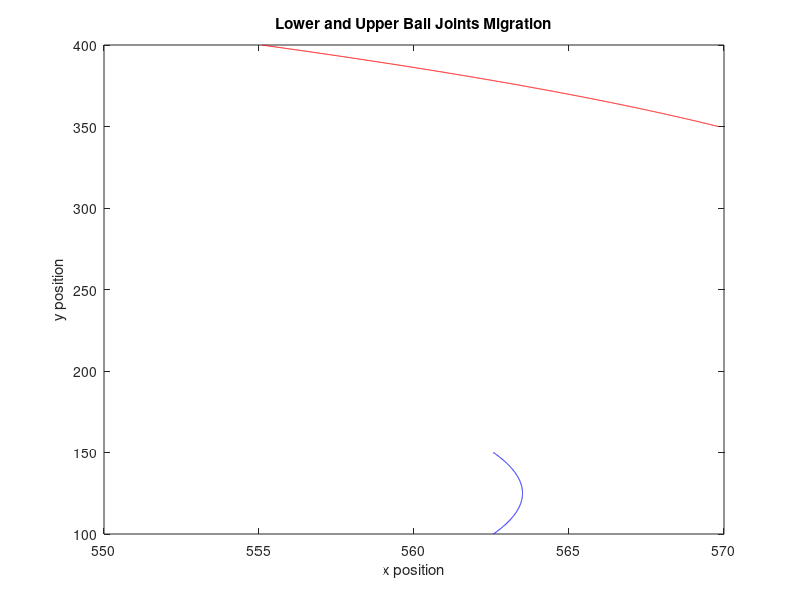
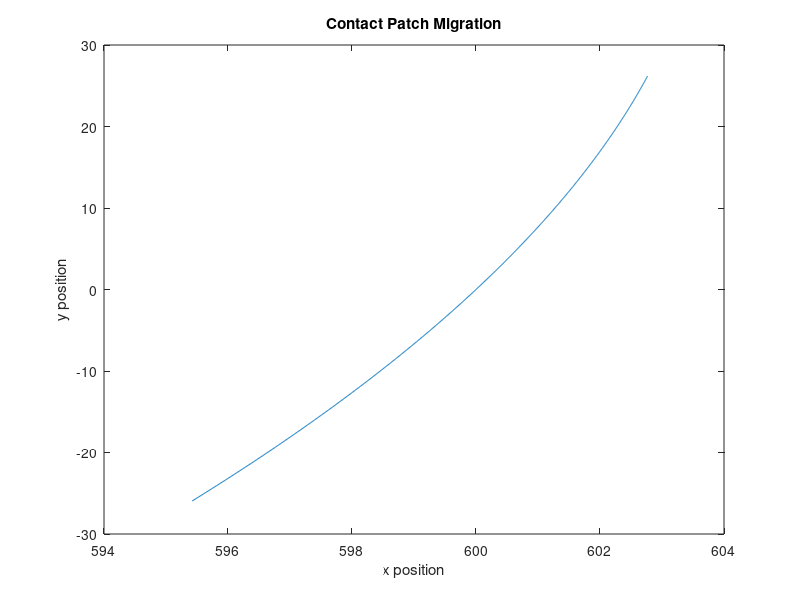
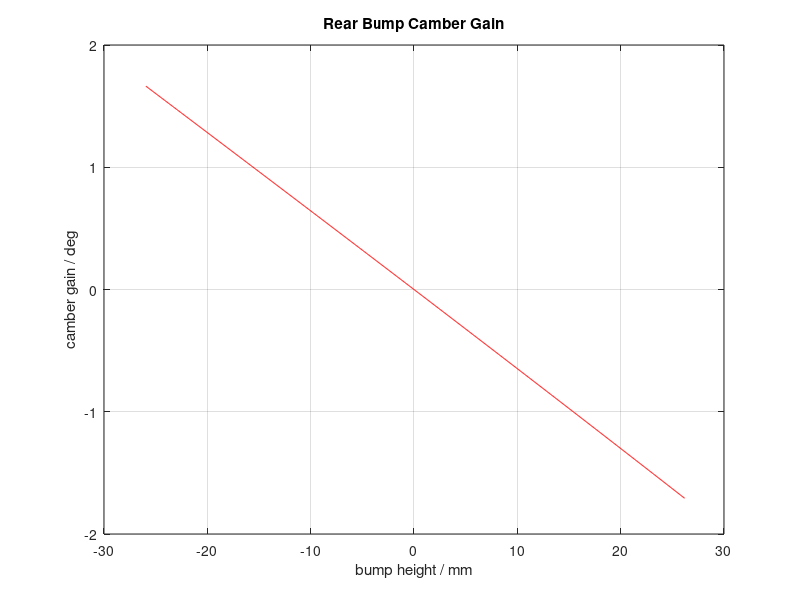

Recreate these plots in MATLAB, in order.
clear all;
close all;
%% This m-script calculates the camber change in bump for the RHS wheel
% centerline in front view under bump
% sign convension: top in = negative camber, anti-clockwise rotation =
% positive rotaion




%% Define suspension geometry points
x1 = 240; y1 = 280; % Upper pickup point A
x2 = 230; y2 = 125; % Lower pickup point B
x3 = 563.5; y3 = 125; % Lower balljoint point C
x4 = 563.5; y4 = 375; % Upper balljoint point D
t = 1200; % track width

ang_step_rad = 0.00015; % this is the step increase of alpha

TD = sqrt((t/2-x4)^2 + (y4-0)^2);
AB = sqrt((x1-x2)^2 + (y1-y2)^2);
%CD = sqrt((x3-x4)^2 + (y3-y4)^2);
AD = sqrt((x1-x4)^2 + (y1-y4)^2);
[alpha,BC] = cart2pol(x3-x2, y3-y2);% find the original position of C relative to B which is a static point
[ang_TD_baseline,TD] = cart2pol(t/2-x4, 0-y4); % find the position of T relative to D
n = 1000; % number of points/iterations

[camber_baseline, CD] = cart2pol(x4-x3,y4-y3); % this gives the starting angle of DC to the verticle with the given sign convension, in radians
%% Main algorithm

for i = 1:n+1;
    alpha_rad(i)= alpha + ang_step_rad * (i-n/2);
    alpha_deg(i)= alpha_rad(i)*180/pi;
    [x3_diff(i),y3_diff(i)] = pol2cart(alpha_rad(i), BC); % now we have the new location of LBJ, point C, relative to B,(x2,y2);
    x3_plot(i)= x2 + x3_diff(i);
    y3_plot(i)= y2 + y3_diff(i);
    AC = sqrt((x1-x3_plot(i))^2+(y1-y3_plot(i))^2);
    ang_ACB(i) = acos((AC^2+BC^2 - AB^2)/(2*AC*BC)); % this finds the angle ACB in radians
    ang_DCA(i) = acos((CD^2+AC^2 - AD^2)/(2*CD*AC)); % this finds the angle DCA in radians
    ang_CD(i) = pi - (ang_DCA(i) + ang_ACB(i) - alpha_rad(i)); % this finds the angle between DC from the horizontal line (as the angle in polar system)
    [x_diff,y_diff] = pol2cart(ang_CD(i), CD); % this gives the relative location of D to C
    x4_plot(i) = x3_plot(i) + x_diff; 
    y4_plot(i) = y3_plot(i) + y_diff; % now the position of the UBJ, point C, is located
    CD_check(i) = sqrt((x4_plot(i)-x3_plot(i))^2 + (y4_plot(i)-y3_plot(i))^2); % CD should be constant since it's on a rigid body
    %[ang_CD(i),length] = cart2pol(x4_plot(i)-x3_plot(i), y4_plot(i)-y3_plot(i)); % this gives the angle of DC to the horizon, length is not used
    
    % camber gain calculation
    Camber_Gain_rad(i) = camber_baseline - ang_CD(i);% this shows the camber gain in radians
    Camber_Gain_deg = Camber_Gain_rad * 180/pi; % converts to degrees
    
    % bump height calculation
    ang_TD(i) = ang_TD_baseline - Camber_Gain_rad(i); % minus sign due to sign convention. now the new angle of TD to the horizontal line is found
    
    [x5_diff(i),y5_diff(i)] = pol2cart(ang_TD(i),TD); % x5_diff and y5_diff gives the location of the contact patch, point T relative to D
    bump_height(i) = y4_plot(i) + y5_diff(i); % eventually the height change of the contact patch, point T, is found
     
end
x5 = x4_plot + x5_diff;
y5 = y4_plot + y5_diff;

%% plot the results

plot(x3_plot, y3_plot,'blue', x4_plot, y4_plot, 'red');
xlabel('x position');
ylabel('y position');
title('Lower and Upper Ball Joints Migration');

figure
plot(x5,y5);
xlabel('x position');
ylabel('y position');
title('Contact Patch Migration');

figure
plot(bump_height, Camber_Gain_deg,'r');
xlabel('bump height / mm');
ylabel('camber gain / deg');
title('Rear Bump Camber Gain');
grid on